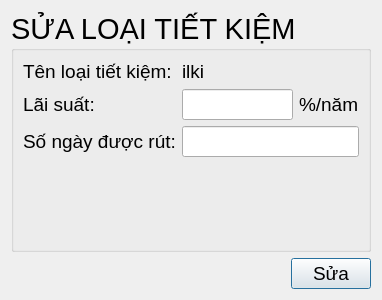
<?xml version="1.0" encoding="UTF-8"?>
<ui version="4.0">
 <class>SuaKyHan</class>
 <widget class="QDialog" name="SuaKyHan">
  <property name="geometry">
   <rect>
    <x>0</x>
    <y>0</y>
    <width>382</width>
    <height>300</height>
   </rect>
  </property>
  <property name="windowTitle">
   <string>Dialog</string>
  </property>
  <layout class="QVBoxLayout" name="verticalLayout_2">
   <item>
    <widget class="QGroupBox" name="groupBox">
     <property name="font">
      <font>
       <pointsize>22</pointsize>
      </font>
     </property>
     <property name="title">
      <string>SỬA LOẠI TIẾT KIỆM</string>
     </property>
     <layout class="QVBoxLayout" name="verticalLayout">
      <item>
       <layout class="QFormLayout" name="formLayout">
        <item row="0" column="0">
         <widget class="QLabel" name="label">
          <property name="font">
           <font>
            <pointsize>14</pointsize>
           </font>
          </property>
          <property name="text">
           <string>Tên loại tiết kiệm:</string>
          </property>
         </widget>
        </item>
        <item row="1" column="0">
         <widget class="QLabel" name="label_3">
          <property name="font">
           <font>
            <pointsize>14</pointsize>
           </font>
          </property>
          <property name="text">
           <string>Lãi suất:</string>
          </property>
         </widget>
        </item>
        <item row="1" column="1">
         <layout class="QHBoxLayout" name="horizontalLayout_2">
          <item>
           <widget class="QLineEdit" name="lineEdit">
            <property name="font">
             <font>
              <pointsize>14</pointsize>
             </font>
            </property>
           </widget>
          </item>
          <item>
           <widget class="QLabel" name="label_5">
            <property name="font">
             <font>
              <pointsize>14</pointsize>
             </font>
            </property>
            <property name="text">
             <string>%/năm</string>
            </property>
           </widget>
          </item>
         </layout>
        </item>
        <item row="2" column="0">
         <widget class="QLabel" name="label_2">
          <property name="font">
           <font>
            <pointsize>14</pointsize>
           </font>
          </property>
          <property name="text">
           <string>Số ngày được rút:</string>
          </property>
         </widget>
        </item>
        <item row="2" column="1">
         <widget class="QLineEdit" name="lineEdit_2">
          <property name="font">
           <font>
            <pointsize>14</pointsize>
           </font>
          </property>
         </widget>
        </item>
        <item row="0" column="1">
         <widget class="QLabel" name="label_4">
          <property name="font">
           <font>
            <pointsize>14</pointsize>
           </font>
          </property>
          <property name="text">
           <string>ilki</string>
          </property>
         </widget>
        </item>
       </layout>
      </item>
     </layout>
    </widget>
   </item>
   <item>
    <layout class="QHBoxLayout" name="horizontalLayout">
     <item>
      <spacer name="horizontalSpacer">
       <property name="orientation">
        <enum>Qt::Horizontal</enum>
       </property>
       <property name="sizeHint" stdset="0">
        <size>
         <width>40</width>
         <height>20</height>
        </size>
       </property>
      </spacer>
     </item>
     <item>
      <widget class="QPushButton" name="pushButton">
       <property name="font">
        <font>
         <pointsize>14</pointsize>
        </font>
       </property>
       <property name="text">
        <string>Sửa</string>
       </property>
      </widget>
     </item>
    </layout>
   </item>
  </layout>
 </widget>
 <resources/>
 <connections/>
</ui>
